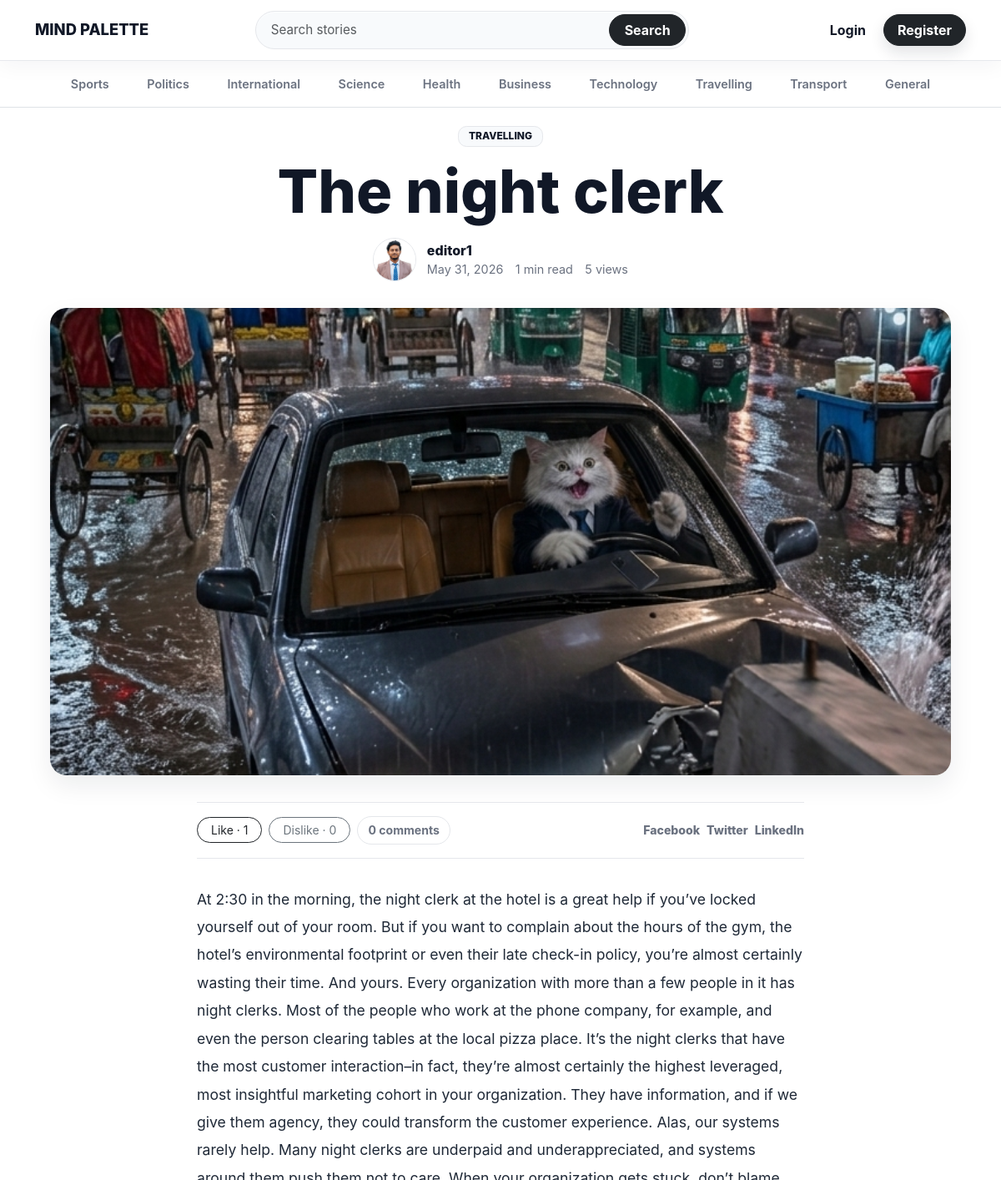
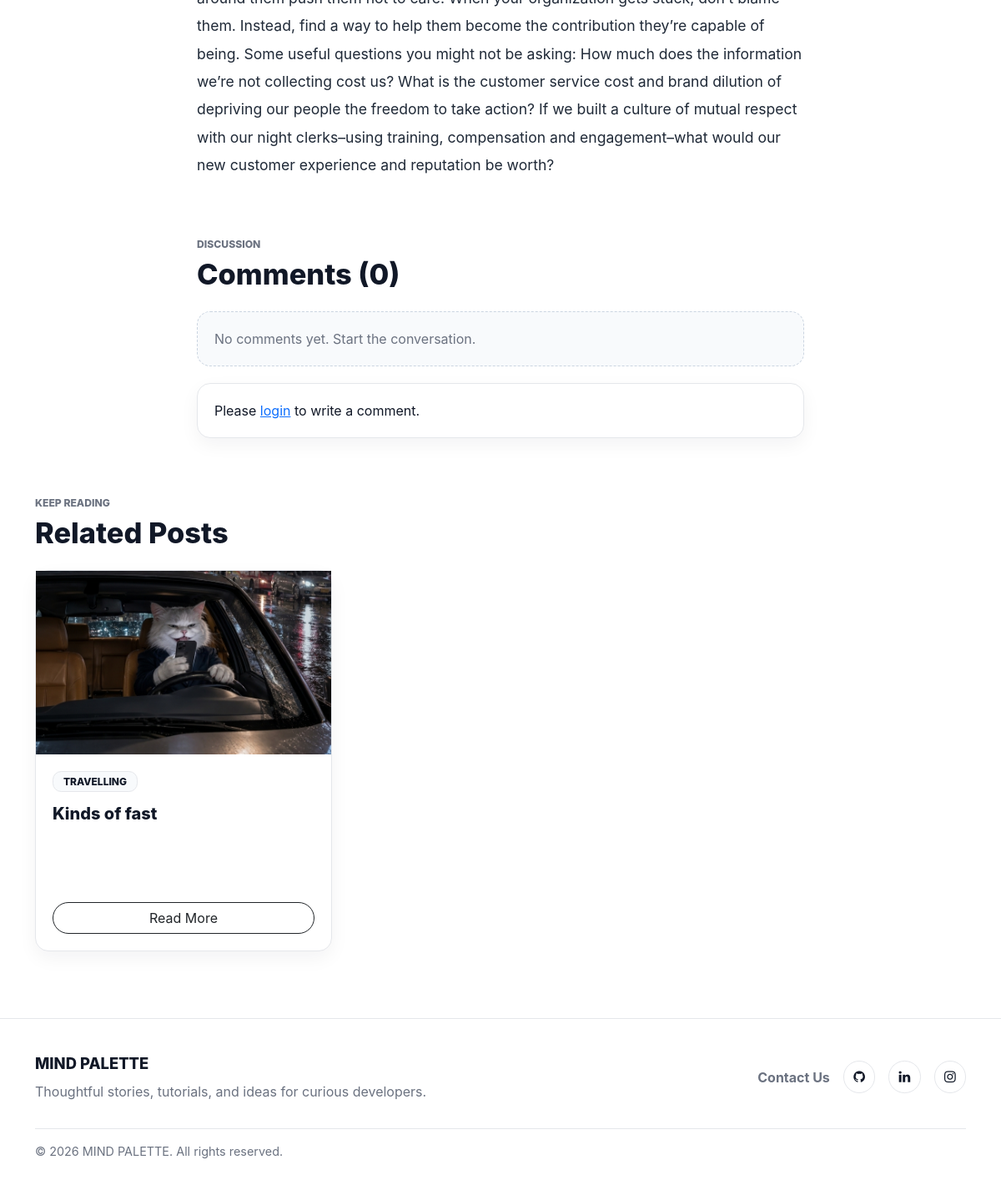
The app's page /post/the-night-clerk-15/ with its own data (2 pictures, top to bottom).
### blogs/models.py (models this page shows, shortened)
class Category(models.Model):
    category_name = models.CharField(max_length=80, unique=True)
    created_at = models.DateTimeField(auto_now_add=True)
    updated_at = models.DateTimeField(auto_now=True)
    class Meta:
        verbose_name_plural = 'Categories'
    def __str__(self):
        return self.category_name

class Blog(models.Model):
    title = models.CharField(max_length=100)
    slug = models.SlugField(max_length=150, unique=True, blank=True)
    category = models.ForeignKey(Category, on_delete=models.CASCADE)
    author = models.ForeignKey(User, on_delete=models.CASCADE)
    featured_image = models.ImageField(upload_to='blogs/%Y/%m/%d/')
    short_description = models.TextField(max_length=300)
    blog_body = models.TextField()
    status = models.CharField(max_length=20, choices=STATUS_CHOICE , default="Draft")
    views = models.PositiveIntegerField(default=0)
    is_featured = models.BooleanField(default=False)
    created_at = models.DateTimeField(auto_now_add=True)
    updated_at = models.DateTimeField(auto_now=True)
    likes = models.ManyToManyField(User, related_name='liked_blogs', blank=True)
    @property
    def total_likes(self):
        return self.likes.count()
    dislikes = models.ManyToManyField(User, related_name='disliked_blogs', blank=True)
    @property
    def total_dislikes(self):
        return self.dislikes.count()

class Profile(models.Model):
    user = models.OneToOneField(User, on_delete=models.CASCADE)
    profile_picture = models.ImageField(upload_to='profiles/%Y/%m/%d/', blank=True, null=True)
    bio = models.TextField(blank=True, null=True)
    github = models.URLField(blank=True, null=True)
    linkedin = models.URLField(blank=True, null=True)
    website = models.URLField(blank=True, null=True)
    created_at = models.DateTimeField(auto_now_add=True)
    updated_at = models.DateTimeField(auto_now=True)

### about/models.py (models this page shows, shortened)
class SocialLinks(models.Model):
    platform = models.CharField(max_length=30)
    link = models.URLField(max_length=150)
    created_at = models.DateTimeField(auto_now_add=True)
    updated_at = models.DateTimeField(auto_now=True)

### blogs/views.py (the view, shortened to what this page needs)
# urls.py: path('post/<slug:slug>/', Blogsview.blogs, name='blogs'),
def blogs(request, slug):
    post = get_object_or_404(Blog,slug=slug,status='Published')
    session_key = f'viewed_blog_{post.pk}'
    if not request.session.get(session_key, False):
        Blog.objects.filter(pk=post.pk).update(views=F('views') + 1)
        request.session[session_key] = True
        post.refresh_from_db()
    comments = Comment.objects.filter(blog = post)
    comments_count = comments.count()
    related_posts = Blog.objects.filter(
        category=post.category,
        status='Published'
    ).exclude(pk=post.pk).order_by('-created_at')[:3]
    is_liked = False
    is_disliked = False
    if request.user.is_authenticated:
        is_liked = post.likes.filter(pk=request.user.pk).exists()
        is_disliked = post.dislikes.filter(pk=request.user.pk).exists()
    context = {
        'post': post,
        'comments': comments,
        'comments_count' : comments_count,
        'related_posts': related_posts,
        'is_liked': is_liked,
        'is_disliked': is_disliked,
    }
    return render(request, 'blogs.html', context)

### blogs/context_processors.py (called while the page is built)
def get_categories(request):
    categories = Category.objects.all()
    return dict (categories=categories)

def get_SocialLinks(request):
    social_links = SocialLinks.objects.all()
    return dict(social_links = social_links)

def get_profile(request):
    profile = None
    if request.user.is_authenticated:
        profile, _ = Profile.objects.get_or_create(user=request.user)
    return dict(profile=profile)

### templates/blogs.html
{% extends "base.html" %}
{% load static %}
{% block content %}
<article class="article-page">
    <header class="article-header">
        <a href="{% url 'posts_by_category' post.category.id %}" class="content-badge">
            {{ post.category }}
        </a>
        <h1>{{ post.title }}</h1>
        <div class="article-meta-wrap">
            <img src="{% if post.author.profile.profile_picture %}{{ post.author.profile.profile_picture.url }}{% else %}{% static 'images/default-avatar.png' %}{% endif %}"
                 alt="{{ post.author }}" class="author-avatar">
            <div>
                <div class="article-author-name">{{ post.author }}</div>
                <div class="post-meta-row">
                    <span>{{ post.created_at|date:"F d, Y" }}</span>
                    <span>{% widthratio post.blog_body|wordcount 180 1 %} min read</span>
                    <span>{{ post.views }} views</span>
                </div>
            </div>
        </div>
    </header>
    <div class="article-featured-image">
        <img src="{{ post.featured_image.url }}" alt="{{ post.title }}">
    </div>
    <div class="row g-5 justify-content-center">
        <div class="col-lg-8">
            <div class="article-action-bar">
                <div class="d-flex flex-wrap gap-2 align-items-center">
                    {% if user.is_authenticated %}
                    <form action="{% url 'blog_like' post.slug %}" method="POST" class="d-inline">
                        {% csrf_token %}
                        {% if is_liked %}
                        <button type="submit" class="btn btn-dark btn-sm rounded-pill px-3">
                            Liked · {{ post.total_likes }}
                        </button>
                        {% else %}
                        <button type="submit" class="btn btn-outline-dark btn-sm rounded-pill px-3">
                            Like · {{ post.total_likes }}
                        </button>
                        {% endif %}
                    </form>
                    <form action="{% url 'blog_dislike' post.slug %}" method="POST" class="d-inline">
                        {% csrf_token %}
                        {% if is_disliked %}
                        <button type="submit" class="btn btn-outline-secondary btn-sm rounded-pill px-3">
                            Undislike · {{ post.total_dislikes }}
                        </button>
                        {% else %}
                        <button type="submit" class="btn btn-outline-secondary btn-sm rounded-pill px-3">
                            Dislike · {{ post.total_dislikes }}
                        </button>
                        {% endif %}
                    </form>
                    {% else %}
                    <a href="{% url 'login' %}" class="btn btn-outline-dark btn-sm rounded-pill px-3">
                        Like · {{ post.total_likes }}
                    </a>
                    <a href="{% url 'login' %}" class="btn btn-outline-secondary btn-sm rounded-pill px-3">
                        Dislike · {{ post.total_dislikes }}
                    </a>
                    {% endif %}
                    <span class="action-pill">{{ comments_count }} comments</span>
                </div>
                <div class="share-actions">
                    <a href="https://www.facebook.com/sharer/sharer.php?u={{ request.build_absolute_uri }}" target="_blank">Facebook</a>
                    <a href="https://twitter.com/intent/tweet?url={{ request.build_absolute_uri }}&text={{ post.title }}" target="_blank">Twitter</a>
                    <a href="https://www.linkedin.com/shareArticle?mini=true&url={{ request.build_absolute_uri }}&title={{ post.title }}" target="_blank">LinkedIn</a>
                </div>
            </div>
            <section class="article-content">
                {{ post.blog_body|safe }}
            </section>
            <section class="comments-section">
                <div class="section-heading">
                    <div>
                        <span class="section-kicker">Discussion</span>
                        <h2>Comments ({{ comments_count }})</h2>
                    </div>
                </div>
                {% if comments %}
                <div class="comment-list">
                    {% for comment in comments %}
                    <article class="comment-card">
                        <img src="{% if comment.user.profile.profile_picture %}{{ comment.user.profile.profile_picture.url }}{% else %}{% static 'images/default-avatar.png' %}{% endif %}"
                             alt="{{ comment.user }}" class="mini-avatar">
                        <div>
                            <div class="comment-meta">
                                <strong>{{ comment.user }}</strong>
                                <span>{{ comment.created_at|timesince }} ago</span>
                            </div>
                            <p>{{ comment }}</p>
                        </div>
                    </article>
                    {% endfor %}
                </div>
                {% else %}
                <div class="empty-state">No comments yet. Start the conversation.</div>
                {% endif %}
                <div class="comment-form-card">
                    {% if user.is_authenticated %}
                    <form action="" method="POST">
                        {% csrf_token %}
                        <label for="comment" class="form-label">Write a comment</label>
                        <textarea id="comment" name="comment" class="form-control" rows="4"
                                  placeholder="Share your thoughts"></textarea>
                        <button type="submit" class="btn btn-dark rounded-pill px-4 mt-3">Submit</button>
                    </form>
                    {% else %}
                    <p class="mb-0">Please <a href="{% url 'login' %}">login</a> to write a comment.</p>
                    {% endif %}
                </div>
            </section>
        </div>
    </div>
    {% if related_posts %}
    <section class="related-section">
        <div class="section-heading">
            <div>
                <span class="section-kicker">Keep Reading</span>
                <h2>Related Posts</h2>
            </div>
        </div>
        <div class="row g-4">
            {% for related in related_posts %}
            <div class="col-md-6 col-lg-4">
                <article class="feature-card h-100">
                    {% if related.featured_image %}
                    <a href="{% url 'blogs' related.slug %}" class="card-image-wrap">
                        <img src="{{ related.featured_image.url }}" class="card-img" alt="{{ related.title }}">
                    </a>
                    {% endif %}
                    <div class="feature-card-body">
                        <a href="{% url 'posts_by_category' related.category.id %}" class="content-badge">
                            {{ related.category }}
                        </a>
                        <h3>
                            <a href="{% url 'blogs' related.slug %}">{{ related.title }}</a>
                        </h3>
                        <a href="{% url 'blogs' related.slug %}" class="btn btn-outline-dark rounded-pill px-4 mt-auto">
                            Read More
                        </a>
                    </div>
                </article>
            </div>
            {% endfor %}
        </div>
    </section>
    {% endif %}
</article>
{% endblock %}

### templates/base.html (shortened to what this page needs)
{% load static %}
<!DOCTYPE html>
<html lang="en">
<head>
    <link href="https://cdn.jsdelivr.net/npm/bootstrap@5.3.7/dist/css/bootstrap.min.css" rel="stylesheet">
    <link rel="stylesheet" href="https://cdnjs.cloudflare.com/ajax/libs/font-awesome/4.7.0/css/font-awesome.min.css">
    <link href="{% static 'css/blog.css' %}" rel="stylesheet">
</head>
<body>
    <header class="site-navbar sticky-top bg-white">
        <nav class="navbar navbar-expand-lg">
            <div class="container">
                <a class="navbar-brand site-brand" href="/">
                    MIND PALETTE
                </a>
                <div class="collapse navbar-collapse" id="mainNavbar">
                    <form class="site-search mx-lg-auto my-3 my-lg-0" action="{% url 'search' %}" method="GET">
                        <div class="input-group">
                            <input type="text" name="keyword" class="form-control" placeholder="Search stories"
                                   aria-label="Search stories" required>
                            <button class="btn btn-dark" type="submit">
                                Search
                            </button>
                        </div>
                    </form>
                    <div class="navbar-actions d-flex align-items-center justify-content-lg-end gap-2">
                        {% if not user.is_authenticated %}
                        <a class="btn btn-link nav-auth-link" href="{% url 'login' %}">
                            Login
                        </a>
                        <a class="btn btn-dark nav-register-btn" href="{% url 'register' %}">
                            Register
                        </a>
                        {% endif %}
                    </div>
                </div>
            </div>
        </nav>
    </header>
    <div class="topic-nav bg-white border-bottom">
        <div class="container">
            <nav class="nav flex-nowrap overflow-auto py-2" aria-label="Blog categories">
                {% for category in categories %}
                <a class="topic-link" href="{% url 'posts_by_category' category.id %}">
                    {{ category.category_name }}
                </a>
                {% endfor %}
            </nav>
        </div>
    </div>
    <main class="site-main">
        <div class="container">
            {% block content %}
            {% endblock %}
        </div>
    </main>
    <footer class="site-footer">
        <div class="container">
            <div class="row gy-4 align-items-center">
                <div class="col-lg-6">
                    <a class="footer-brand" href="/">MIND PALETTE</a>
                    <p class="footer-copy mb-0">
                        Thoughtful stories, tutorials, and ideas for curious developers.
                    </p>
                </div>
                <div class="col-lg-6">
                    <div class="footer-links justify-content-lg-end ">
                        <a class="mt-2" href="{% url 'contact_entry' %}">Contact Us</a>
                        {% for i in social_links %}
                        <a href="{{ i.link }}" target="_blank" rel="noopener noreferrer" class="social-icon-link" aria-label="{{ i.platform }}">
                            {% if i.platform|lower == 'github' %}
                            <i class="fa fa-github" aria-hidden="true"></i>
                            {% elif i.platform|lower == 'linkedin' %}
                            <i class="fa fa-linkedin" aria-hidden="true"></i>
                            {% elif i.platform|lower == 'instagram' %}
                            <i class="fa fa-instagram" aria-hidden="true"></i>
                            {% else %}
                            <i class="fa fa-link" aria-hidden="true"></i>
                            {% endif %}
                        </a>
                        {% endfor %}
                    </div>
                </div>
            </div>
            <div class="footer-bottom">
                <span>&copy; 2026 MIND PALETTE. All rights reserved.</span>
            </div>
        </div>
    </footer>
</body>
</html>

### records on screen
Category: category_name "Sports"
Category: category_name "Politics"
Category: category_name "International"
Category: category_name "Science"
Category: category_name "Health"
Category: category_name "Business"
Category: category_name "Technology"
Category: category_name "Travelling"
Category: category_name "Transport"
Category: category_name "General"
Blog: category "TRAVELLING", title "The night clerk", author.profile_picture (picture), author "editor1", created_at "May 31, 2026", blog_body "1", views "5", featured_image (picture), total_likes "1", total_dislikes "0", blog_body "At 2:30 in the morning, the night clerk at the hotel is a great help if you’ve locked yourself out of your room. But if you want to complain about the hours of the gym, the hotel’s environmental footprint or even their late check-in policy, you’re almost certainly wasting their time. And yours. Every organization with more than a few people in it has night clerks. Most of the people who work at the phone company, for example, and even the person clearing tables at the local pizza place. It’s the night clerks that have the most customer interaction–in fact, they’re almost certainly the highest leveraged, most insightful marketing cohort in your organization. They have information, and if we…"
Blog: featured_image (picture), category "TRAVELLING", title "Kinds of fast"
SocialLinks: platform "GitHub" (drawn)
SocialLinks: platform "LinkedIn" (drawn)
SocialLinks: platform "Instagram" (drawn)

### other values on screen
{{ comments_count }} "0"
